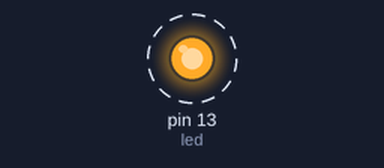
The sketch below on a simulated Arduino Uno, built with avr-gcc and run on an emulated ATmega328P. Shown: output pins drawn as LEDs (lit = HIGH). Dashed ring = blinking. What the sketch prints to the serial monitor is not drawn.

Above: at 0.2 s.
Timing chart, 0 to 3.0 s (numbered marks = the images above):
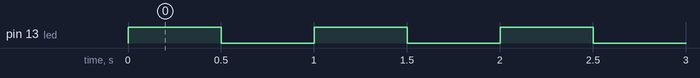

The sketch:

BlinkWithSerialMessages.ino
```cpp
/*
  Blink
 Turns on an LED on for one second, then off for one second, repeatedly.

 */

// Pin 13 has an LED connected on most Arduino boards.
// give it a name:
int led = 13;
int loop_counter = 0;

// the setup routine runs once when you press reset:
void setup() {
  // initialize the digital pin as an output.
  pinMode(led, OUTPUT);
  Serial.begin(9600);
}

// the loop routine runs over and over again forever:
void loop() {
  Serial.println("led on");
  digitalWrite(led, HIGH);   // turn the LED on (HIGH is the voltage level)
  delay(500);               // wait for a second

  Serial.println("led off");
  digitalWrite(led, LOW);    // turn the LED off by making the voltage LOW
  delay(500);               // wait for a second

  ++loop_counter;
  Serial.print("Loop counter = ");
  Serial.println(loop_counter);

}
```

Measured:
- by itself, pin 13 (led): alternates HIGH for 0.50 s and LOW for 0.50 s
